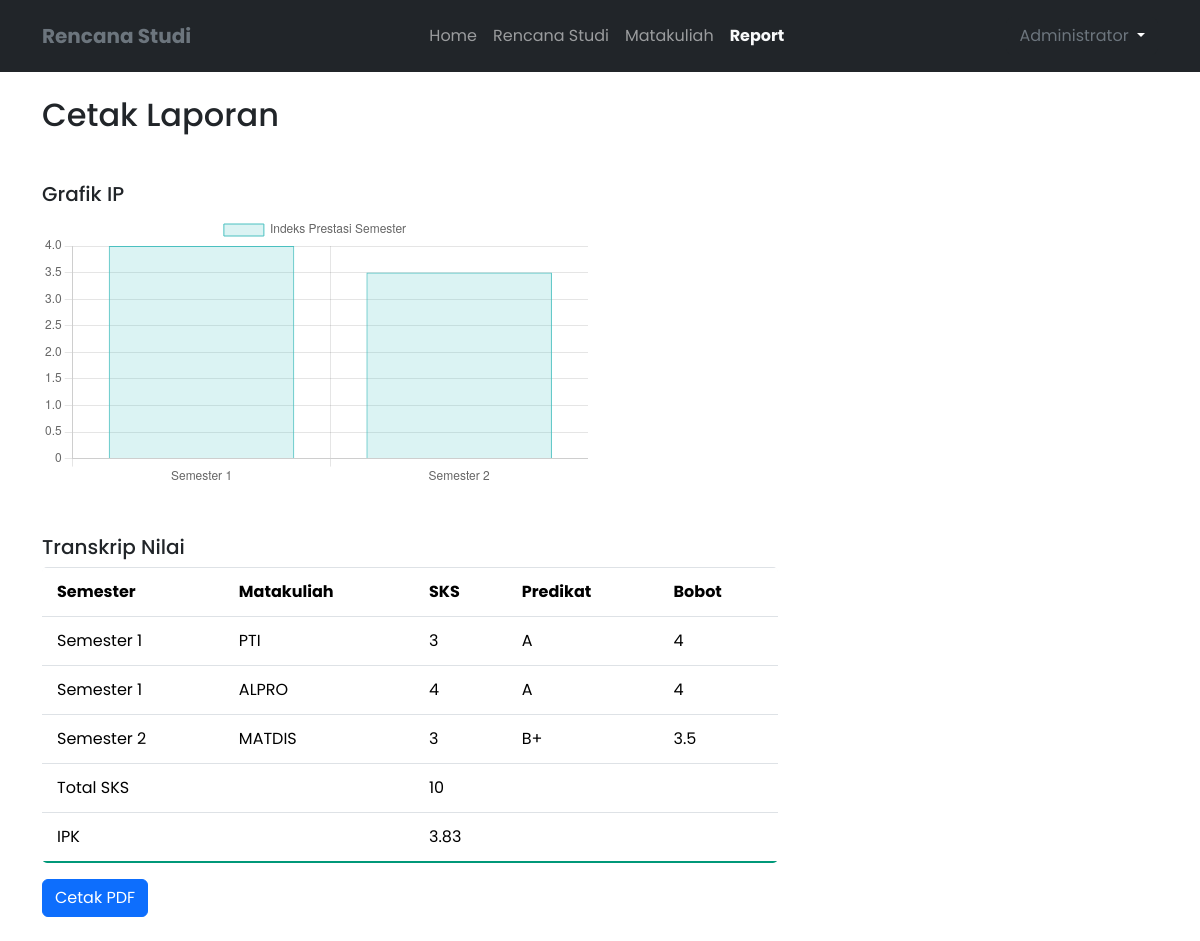
Screenshot of /report.php (signed in) with the database file from the repository.
### tables this page shows
CREATE TABLE `semester` (
  `id` int NOT NULL,
  `kode_semester` char(1) DEFAULT NULL,
  `nama` varchar(10) DEFAULT NULL
);

CREATE TABLE `matakuliah` (
  `id` int NOT NULL,
  `nama` varchar(50) DEFAULT NULL,
  `sks` int DEFAULT NULL,
  `deskripsi` text,
  `prasyarat_id` int DEFAULT NULL,
  `tahun_ajaran` enum('ganjil','genap') NOT NULL,
  `jenis` enum('wajib','pilihan') DEFAULT NULL,
  `semester_id` int NOT NULL
);

CREATE TABLE `bobot_nilai` (
  `id` int NOT NULL,
  `predikat` varchar(2) DEFAULT NULL,
  `bobot` float DEFAULT NULL
);

### database.php (called while the page is built, shortened)
<?php
function getDataRencanaStudi()
{
    $query = "
        SELECT
            rencana_studi.id,
            semester.nama as semester,
            semester.kode_semester,
            rencana_studi.total_sks,
            rencana_studi.target_ip,
            rencana_studi.deskripsi
        FROM
            rencana_studi
        JOIN
            semester ON rencana_studi.semester_id = semester.id
    ";
    return mysqli_query(DB, $query)->fetch_all(MYSQLI_ASSOC);
}
function getAllDetailRencanaStudi($id = '')
{
    $query = "
        SELECT
            semester.nama semester,
            matakuliah.nama matakuliah,
            matakuliah.sks,
            bobot_nilai.predikat,
            bobot_nilai.bobot
        FROM
            detail_rencana_studi
        JOIN
            bobot_nilai ON detail_rencana_studi.bobot_nilai_id = bobot_nilai.id
        JOIN
            matakuliah ON detail_rencana_studi.matakuliah_id = matakuliah.id
        JOIN
            rencana_studi ON detail_rencana_studi.rencana_studi_id = rencana_studi.id
        JOIN
            semester ON rencana_studi.semester_id = semester.id
    ";
    return mysqli_query(DB, $query)->fetch_all(MYSQLI_ASSOC);
}

### report.php (the view, shortened to what this page needs)
<?php
$page = "report";
include_once "layout/header.php";
$role = $_SESSION['role'];
$matakuliah = $role == 'Admin' ? getAllDetailRencanaStudi() : getAllDetailRencanaStudi($_SESSION['user']['id']);
$dataIP = $role == 'Admin' ? getDataRencanaStudi() : getRencanaStudiByUser($_SESSION['user']['id']);
$labels = [];
$values = [];
foreach ($dataIP as $data) {
  $labels[] = $data['semester'];
  $values[] = $data['target_ip'];
}
if ($matakuliah) {
  $totalSks = array_sum(array_column($matakuliah, 'sks'));
  $IPK = array_sum(array_column($matakuliah, 'bobot')) / count($matakuliah);
}
?>
<div class="container my-4">
  <h2>Cetak Laporan</h2>
  <div class="row mt-5">
    <div class="col-md-6">
      <h5>Grafik IP</h5>
      <?php if ($matakuliah): ?>
        <canvas id="ipTargetChart"></canvas>
      <?php else: ?>
        <p>Belum ada data matakuliah.</p>
      <?php endif ?>
    </div>
  </div>
  <div class="row mt-5">
    <div class="col-md-8">
      <h5>Transkrip Nilai</h5>
      <?php if ($matakuliah): ?>
        <table class="table table-bordered">
          <thead>
            <tr>
              <th>Semester</th>
              <th>Matakuliah</th>
              <th>SKS</th>
              <th>Predikat</th>
              <th>Bobot</th>
            </tr>
          </thead>
          <tbody>
            <?php foreach ($matakuliah as $mk) : ?>
              <tr>
                <td><?= $mk['semester']; ?></td>
                <td><?= $mk['matakuliah']; ?></td>
                <td><?= $mk['sks']; ?></td>
                <td><?= $mk['predikat']; ?></td>
                <td><?= $mk['bobot']; ?></td>
              </tr>
            <?php endforeach; ?>
            <tr>
              <td colspan="2">Total SKS</td>
              <td colspan="3"><?= $totalSks; ?></td>
            </tr>
            <tr>
              <td colspan="2">IPK</td>
              <td colspan="3"><?= number_format($IPK, 2); ?></td>
            </tr>
          </tbody>
        </table>
        <a href="pdf.php" class="btn btn-primary">Cetak PDF</a>
      <?php else: ?>
        <p>Belum ada data matakuliah.</p>
      <?php endif ?>
    </div>
  </div>
</div>
<script>
  // Create the chart
  const labels = <?= json_encode($labels); ?>;
  const values = <?= json_encode($values); ?>;
  const ctx = document.getElementById('ipTargetChart').getContext('2d');
  const chart = new Chart(ctx, {
    type: 'bar',
    data: {
      labels: labels,
      datasets: [{
        label: 'Indeks Prestasi Semester',
        data: values,
        backgroundColor: 'rgba(75, 192, 192, 0.2)',
        borderColor: 'rgba(75, 192, 192, 1)',
        borderWidth: 1
      }]
    },
    options: {
      scales: {
        y: {
          beginAtZero: true
        }
      }
    }
  });
</script>
<?php
include_once "layout/footer.php";
?>

### layout/header.php (shortened to what this page needs)
<?php
include_once(BASEPATH .  "/database.php");
?>
<!DOCTYPE html>
<html lang="en">
<head>
    <link href="https://cdn.jsdelivr.net/npm/bootstrap@5.3.2/dist/css/bootstrap.min.css" rel="stylesheet">
    <link rel="stylesheet" href="https://cdnjs.cloudflare.com/ajax/libs/font-awesome/6.4.2/css/all.min.css">
    <link rel="stylesheet" href="<?= BASEURL ?>/assets/style.css">
</head>
<body>
    <nav class="navbar navbar-expand-lg navbar-dark bg-dark">
        <div class="pembungkus container py-2">
            <a class="navbar-brand fw-bold text-secondary visible" href="<?= BASEURL ?>/index.php">Rencana Studi</a>
            <div class="collapse navbar-collapse" id="navbar">
                <ul class="navbar-nav mx-auto">
                    <li class="nav-item">
                        <a class="nav-link <?= ($page === "home") ? 'text-light fw-bold' : '' ?>" href="<?= BASEURL ?>/index.php">Home</a>
                    </li>
                    <li class="nav-item">
                        <a class="nav-link <?= ($page === 'rencana_studi') ? 'text-light fw-bold' : '' ?>" href="<?= BASEURL ?>/rencana_studi/index.php">Rencana Studi</a>
                    </li>
                    <?php if ($_SESSION['role']  == 'Admin') : ?>
                        <li class="nav-item">
                            <a class="nav-link <?= ($page === 'matakuliah') ? 'text-light fw-bold' : '' ?>" href="<?= BASEURL ?>/matakuliah/index.php">Matakuliah</a>
                        </li>
                    <?php endif; ?>
                    <li class="nav-item">
                        <a class="nav-link <?= ($page === 'report') ? 'text-light fw-bold' : '' ?>" href="<?= BASEURL ?>/report.php">Report</a>
                    </li>
                </ul>
                <ul class="navbar-nav ml-auto">
                    <li class="nav-item dropdown">
                        <button class="btn btn-dark dropdown-toggle" data-bs-toggle="dropdown" aria-expanded="false">
                            <span class="text-<?= ($page === 'profile') ? 'light fw-bold' : 'secondary'; ?>"><?= $_SESSION['user']['nama'] ?></span>
                        </button>
                    </li>
                </ul>
            </div>
        </div>
    </nav>

### layout/footer.php (shortened to what this page needs)
</body>
</html>

### assets/style.css (style rules this page uses)
* { list-style: none; margin: 0; padding: 0; text-decoration: none; font-family: "Poppins", sans-serif; }
.table { border-collapse: collapse; border-radius: 5px; overflow: hidden; }
.table th, .table td { border: none; padding: 12px 15px; }
.table thead tr { background-color: #f8f9fa; color: #333; text-align: left; }
.table tbody tr:nth-of-type(even) { background-color: #f3f3f3; }
.table tbody tr:last-of-type { border-bottom: 2px solid #009879; }

### rows the page displays
semester: nama "Semester 1", matakuliah.nama "PTI", matakuliah.sks "3", bobot_nilai.predikat "A", bobot_nilai.bobot "4", matakuliah.nama "ALPRO", matakuliah.sks "4"
semester: nama "Semester 2", matakuliah.nama "MATDIS", matakuliah.sks "3", bobot_nilai.predikat "B+", bobot_nilai.bobot "3.5"

### other values shown
$_SESSION['user']['nama'] "Administrator"
$totalSks "10"
$IPK "3.83"
chart data {{ json_encode($labels) }} ["Semester 1","Semester 2"]
chart data {{ json_encode($values) }} ["4","3.5"]
